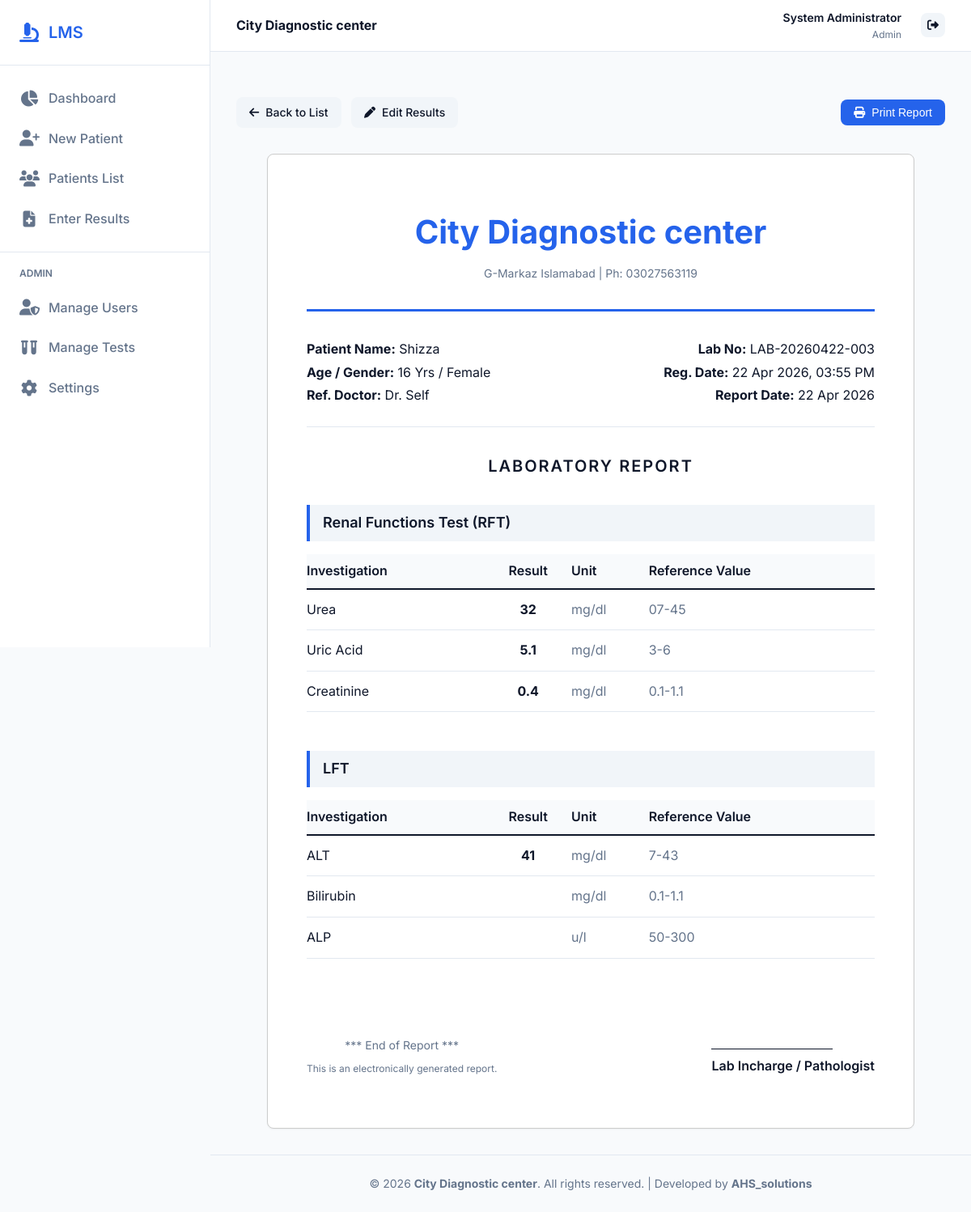
The app's page /patients/4/report (signed in) with its own data.
### models.py (models this page shows)
class Setting(db.Model):
    id = db.Column(db.Integer, primary_key=True)
    key = db.Column(db.String(50), unique=True, nullable=False)
    value = db.Column(db.String(255), nullable=False)

class User(db.Model, UserMixin):
    id = db.Column(db.Integer, primary_key=True)
    username = db.Column(db.String(50), unique=True, nullable=False)
    password_hash = db.Column(db.String(255), nullable=False)
    role = db.Column(db.String(50), nullable=False) # Admin, Receptionist, Lab Technician, Technologist, Pathologist
    name = db.Column(db.String(100), nullable=False)

class Patient(db.Model):
    id = db.Column(db.Integer, primary_key=True)
    lab_number = db.Column(db.String(50), unique=True, nullable=False)
    name = db.Column(db.String(100), nullable=False)
    gender = db.Column(db.String(10), nullable=False)
    age = db.Column(db.Integer, nullable=False)
    contact = db.Column(db.String(20), nullable=True)
    referring_doctor = db.Column(db.String(100), nullable=False)
    registration_date = db.Column(db.DateTime, default=datetime.now)
    tests = db.relationship('PatientTest', backref='patient', lazy=True)

class Test(db.Model):
    id = db.Column(db.Integer, primary_key=True)
    name = db.Column(db.String(100), nullable=False)
    price = db.Column(db.Float, nullable=False)
    parameters = db.relationship('Parameter', backref='test', lazy=True, cascade="all, delete-orphan")
    patient_tests = db.relationship('PatientTest', backref='test', lazy=True)

class Parameter(db.Model):
    id = db.Column(db.Integer, primary_key=True)
    test_id = db.Column(db.Integer, db.ForeignKey('test.id'), nullable=False)
    name = db.Column(db.String(100), nullable=False)
    unit = db.Column(db.String(50), nullable=True)
    normal_range = db.Column(db.String(100), nullable=True)
    notes = db.Column(db.Text, nullable=True)
    results = db.relationship('Result', backref='parameter', lazy=True)

class Result(db.Model):
    id = db.Column(db.Integer, primary_key=True)
    patient_test_id = db.Column(db.Integer, db.ForeignKey('patient_test.id'), nullable=False)
    parameter_id = db.Column(db.Integer, db.ForeignKey('parameter.id'), nullable=False)
    result_value = db.Column(db.String(100), nullable=True)

### app.py (the view)
@app.route('/patients/<int:patient_id>/report')
@login_required
def patient_report(patient_id):
    patient = Patient.query.get_or_404(patient_id)
    report_data = []
    for pt in patient.tests:
        if pt.status == 'Cancelled':
            continue
        test_data = {
            'test_name': pt.test.name,
            'results': []
        }
        for param in pt.test.parameters:
            res = next((r for r in pt.results if r.parameter_id == param.id), None)
            val = res.result_value if res else ''
            is_abnormal = False
            try:
                if val and param.normal_range:
                    parts = param.normal_range.split('-')
                    if len(parts) == 2:
                        min_val = float(parts[0].strip())
                        max_val = float(parts[1].strip())
                        float_val = float(val)
                        if float_val < min_val or float_val > max_val:
                            is_abnormal = True
            except:
                pass # If parsing fails, ignore abnormality highlighting
            test_data['results'].append({
                'parameter_name': param.name,
                'result_value': val,
                'unit': param.unit,
                'normal_range': param.normal_range,
                'is_abnormal': is_abnormal
            })
        report_data.append(test_data)
    return render_template('results/report.html', patient=patient, report_data=report_data)

### app.py (called while the page is built)
@login_manager.user_loader
def load_user(user_id):
    return User.query.get(int(user_id))

@app.context_processor
def inject_globals():
    settings = {}
    try:
        all_settings = Setting.query.all()
        settings = {s.key: s.value for s in all_settings}
    except Exception:
        pass # In case table doesn't exist yet during init
    lab_name = settings.get('lab_name', "Ideal Diagnostic Center")
    lab_address = settings.get('lab_address', "")
    lab_contact = settings.get('lab_contact', "")
    return dict(
        lab_name=lab_name,
        lab_address=lab_address,
        lab_contact=lab_contact,
        current_user=current_user,
        now=datetime.now()
    )

### templates/results/report.html (shortened to what this page needs)
{% extends "base.html" %}
{% block content %}
<div class="no-print" style="margin-bottom: 2rem; display: flex; justify-content: space-between; align-items: center;">
    <div>
        <a href="{{ url_for('results_list') }}" class="btn btn-secondary"><i class="fa-solid fa-arrow-left"></i> Back to List</a>
        <a href="{{ url_for('patient_results', patient_id=patient.id) }}" class="btn btn-secondary" style="margin-left: 0.5rem;"><i class="fa-solid fa-pen"></i> Edit Results</a>
    </div>
    <button onclick="window.print()" class="btn btn-primary"><i class="fa-solid fa-print"></i> Print Report</button>
</div>
<div class="card report-container" style="max-width: 800px; margin: 0 auto; padding: 4rem 3rem; background: white; min-height: 1050px; border: 1px solid #ccc;">
    <div style="text-align: center; border-bottom: 3px solid var(--primary-color); padding-bottom: 2rem; margin-bottom: 2rem;">
        <h1 style="color: var(--primary-color); margin-bottom: 0.5rem; font-size: 2.5rem; font-weight: 700;">{{ lab_name }}</h1>
        <p style="color: var(--text-light); font-size: 0.875rem;">{{ lab_address }} | Ph: {{ lab_contact }}</p>
    </div>
    <div style="display: flex; justify-content: space-between; border-bottom: 1px solid var(--border-color); padding-bottom: 1.5rem; margin-bottom: 2rem; line-height: 1.8;">
        <div style="flex: 1;">
            <p><strong>Patient Name:</strong> {{ patient.name }}</p>
            <p><strong>Age / Gender:</strong> {{ patient.age }} Yrs / {{ patient.gender }}</p>
            <p><strong>Ref. Doctor:</strong> Dr. {{ patient.referring_doctor }}</p>
        </div>
        <div style="flex: 1; text-align: right;">
            <p><strong>Lab No:</strong> {{ patient.lab_number }}</p>
            <p><strong>Reg. Date:</strong> {{ patient.registration_date.strftime('%d %b %Y, %I:%M %p') }}</p>
            <p><strong>Report Date:</strong> {% set current_time = now if now else patient.registration_date %}{{ patient.registration_date.strftime('%d %b %Y') }}</p>
        </div>
    </div>
    <h2 style="text-align: center; margin-bottom: 2rem; text-transform: uppercase; letter-spacing: 2px; font-size: 1.25rem;">Laboratory Report</h2>
    {% for test_data in report_data %}
        <div style="margin-bottom: 3rem;">
            <h3 style="background-color: var(--secondary-color); padding: 0.5rem 1rem; border-left: 4px solid var(--primary-color); margin-bottom: 1rem; font-size: 1.125rem;">{{ test_data.test_name }}</h3>
            <table style="width: 100%; border-collapse: collapse;">
                <thead>
                    <tr style="border-bottom: 2px solid var(--text-dark);">
                        <th style="text-align: left; padding: 0.5rem 0; color: var(--text-dark);">Investigation</th>
                        <th style="text-align: center; padding: 0.5rem 0; color: var(--text-dark);">Result</th>
                        <th style="text-align: left; padding: 0.5rem 0; color: var(--text-dark);">Unit</th>
                        <th style="text-align: left; padding: 0.5rem 0; color: var(--text-dark);">Reference Value</th>
                    </tr>
                </thead>
                <tbody>
                    {% for param in test_data.results %}
                    <tr style="border-bottom: 1px dashed var(--border-color);">
                        <td style="padding: 0.75rem 0;">{{ param.parameter_name }}</td>
                        <td style="text-align: center; padding: 0.75rem 0;">
                            {% if param.is_abnormal %}
                                <strong style="color: var(--danger); font-size: 1.125rem;">{{ param.result_value }}</strong> *
                            {% else %}
                                <strong>{{ param.result_value }}</strong>
                            {% endif %}
                        </td>
                        <td style="padding: 0.75rem 0; color: var(--text-light);">{{ param.unit }}</td>
                        <td style="padding: 0.75rem 0; color: var(--text-light);">{{ param.normal_range }}</td>
                    </tr>
                    {% endfor %}
                </tbody>
            </table>
        </div>
    {% endfor %}
    <div style="margin-top: 6rem; display: flex; justify-content: space-between; align-items: flex-end;">
        <div style="text-align: center; color: var(--text-light); font-size: 0.875rem;">
            <p>*** End of Report ***</p>
            <p style="margin-top: 0.5rem; font-size: 0.75rem;">This is an electronically generated report.</p>
        </div>
        <div style="text-align: center;">
            <div style="border-bottom: 1px solid var(--text-dark); width: 150px; margin-bottom: 0.5rem;"></div>
            <p style="font-weight: 600;">Lab Incharge / Pathologist</p>
        </div>
    </div>
</div>
{% endblock %}

### templates/base.html (shortened to what this page needs)
<!DOCTYPE html>
<html lang="en">
<head>
    <link rel="stylesheet" href="https://cdnjs.cloudflare.com/ajax/libs/font-awesome/6.4.0/css/all.min.css">
    <link rel="stylesheet" href="{{ url_for('static', filename='css/style.css') }}">
</head>
<body>
    <div class="app-container">
        {% if current_user.is_authenticated %}
        <aside class="sidebar no-print">
            <div class="sidebar-header">
                <i class="fa-solid fa-microscope" style="color: var(--primary-color); font-size: 1.5rem;"></i>
                <h2>LMS</h2>
            </div>
            <nav class="sidebar-nav">
                <a href="{{ url_for('dashboard') }}" class="nav-item {% if request.endpoint == 'dashboard' %}active{% endif %}">
                    <i class="fa-solid fa-chart-pie"></i>
                    Dashboard
                </a>
                {% if current_user.role in ['Admin', 'Receptionist'] %}
                <a href="{{ url_for('patient_new') }}" class="nav-item {% if 'patient_new' in request.endpoint %}active{% endif %}">
                    <i class="fa-solid fa-user-plus"></i>
                    New Patient
                </a>
                {% endif %}
                <a href="{{ url_for('results_list') }}" class="nav-item {% if 'results_list' in request.endpoint %}active{% endif %}">
                    <i class="fa-solid fa-users"></i>
                    Patients List
                </a>
                {% if current_user.role in ['Admin', 'Lab Technician', 'Technologist', 'Pathologist'] %}
                <a href="{{ url_for('results_list') }}" class="nav-item {% if 'patient_results' in request.endpoint %}active{% endif %}">
                    <i class="fa-solid fa-file-medical"></i>
                    Enter Results
                </a>
                {% endif %}
                {% if current_user.role == 'Admin' %}
                <div style="border-top: 1px solid var(--border-color); margin: 1rem 0;"></div>
                <div style="padding: 0 1.5rem; font-size: 0.75rem; font-weight: 600; color: var(--text-light); text-transform: uppercase; margin-bottom: 0.5rem;">Admin</div>
                <a href="{{ url_for('manage_users') }}" class="nav-item {% if 'manage_users' in request.endpoint %}active{% endif %}">
                    <i class="fa-solid fa-user-shield"></i>
                    Manage Users
                </a>
                <a href="{{ url_for('test_list') }}" class="nav-item {% if 'test' in request.endpoint %}active{% endif %}">
                    <i class="fa-solid fa-vials"></i>
                    Manage Tests
                </a>
                <a href="{{ url_for('settings') }}" class="nav-item {% if 'settings' in request.endpoint %}active{% endif %}">
                    <i class="fa-solid fa-cog"></i>
                    Settings
                </a>
                {% endif %}
            </nav>
        </aside>
        {% endif %}
        <main class="main-content" {% if not current_user.is_authenticated %}style="margin-left: 0;"{% endif %}>
            {% if current_user.is_authenticated %}
            <header class="topbar no-print">
                <div class="lab-brand">
                    <strong>{{ lab_name }}</strong>
                </div>
                <div class="topbar-actions" style="display: flex; align-items: center; gap: 1.5rem;">
                    <div style="text-align: right;">
                        <div style="font-weight: 600; font-size: 0.875rem;">{{ current_user.name }}</div>
                        <div style="color: var(--text-light); font-size: 0.75rem;">{{ current_user.role }}</div>
                    </div>
                    <a href="{{ url_for('logout') }}" class="btn btn-secondary btn-icon" title="Logout"><i class="fa-solid fa-right-from-bracket"></i></a>
                </div>
            </header>
            {% endif %}
            <div class="content-wrapper">
                {% block content %}{% endblock %}
            </div>
            <footer class="no-print" style="text-align: center; padding: 1.5rem; border-top: 1px solid var(--border-color); color: var(--text-light); font-size: 0.875rem; margin-top: auto;">
                &copy; 2026 <strong>{{ lab_name }}</strong>. All rights reserved. | Developed by <strong>AHS_solutions</strong>
            </footer>
        </main>
    </div>
</body>
</html>

### static/css/style.css (style rules this page uses)
:root { --primary-color: #2563eb; --primary-hover: #1d4ed8; --secondary-color: #f1f5f9; --text-dark: #0f172a; --text-light: #64748b; --bg-light: #f8fafc; --white: #ffffff; --border-color: #e2e8f0; --success: #10b981; --danger: #ef4444; --warning: #f59e0b; --shadow-sm: 0 1px 2px 0 rgb(0 0 0 / 0.05); --shadow-md: 0 4px 6px -1px rgb(0 0 0 / 0.1), 0 2px 4px -2px rgb(0 0 0 / 0.1); --shadow-lg: 0 10px 15px -3px rgb(0 0 0 / 0.1), 0 4px 6px -4px rgb(0 0 0 / 0.1); --border-radius: 8px; --transition: all 0.3s ease; }
* { margin: 0; padding: 0; box-sizing: border-box; }
body { font-family: 'Inter', sans-serif; background-color: var(--bg-light); color: var(--text-dark); line-height: 1.6; }
h1, h2, h3, h4, h5, h6 { font-weight: 600; color: var(--text-dark); margin-bottom: 0.5rem; }
a { color: var(--primary-color); text-decoration: none; transition: var(--transition); }
.app-container { display: flex; min-height: 100vh; }
.sidebar { width: 260px; background-color: var(--white); border-right: 1px solid var(--border-color); display: flex; flex-direction: column; position: fixed; height: 100vh; overflow-y: auto; z-index: 100; }
.sidebar-header { padding: 1.5rem; border-bottom: 1px solid var(--border-color); display: flex; align-items: center; gap: 0.75rem; }
.sidebar-header h2 { font-size: 1.25rem; margin: 0; color: var(--primary-color); }
.sidebar-nav { padding: 1rem 0; flex: 1; }
.nav-item { padding: 0.75rem 1.5rem; display: flex; align-items: center; gap: 0.75rem; color: var(--text-light); font-weight: 500; transition: var(--transition); }
.nav-item i { font-size: 1.25rem; width: 24px; text-align: center; }
.main-content { flex: 1; margin-left: 260px; display: flex; flex-direction: column; }
.topbar { height: 64px; background-color: var(--white); border-bottom: 1px solid var(--border-color); display: flex; align-items: center; justify-content: space-between; padding: 0 2rem; position: sticky; top: 0; z-index: 90; }
.content-wrapper { padding: 2rem; flex: 1; }
.card { background-color: var(--white); border-radius: var(--border-radius); box-shadow: var(--shadow-sm); padding: 1.5rem; margin-bottom: 1.5rem; border: 1px solid var(--border-color); transition: var(--transition); }
.btn { display: inline-flex; align-items: center; justify-content: center; gap: 0.5rem; padding: 0.5rem 1rem; border-radius: var(--border-radius); font-weight: 500; cursor: pointer; transition: var(--transition); border: none; font-size: 0.875rem; }
.btn-primary { background-color: var(--primary-color); color: var(--white); }
.btn-secondary { background-color: var(--secondary-color); color: var(--text-dark); }
.btn-icon { padding: 0.5rem; }
table { width: 100%; border-collapse: collapse; }
th, td { padding: 1rem; text-align: left; border-bottom: 1px solid var(--border-color); }
th { font-weight: 600; color: var(--text-light); background-color: var(--bg-light); }

### records on screen
Setting: value "City Diagnostic center"
User: name "System Administrator", role "Admin"
Setting: value "G-Markaz Islamabad"
Setting: value "03027563119"
Patient: name "Shizza", age "16", gender "Female", referring_doctor "Self", lab_number "LAB-20260422-003", registration_date "22 Apr 2026, 03:55 PM", registration_date "22 Apr 2026"
Test: test_name "Renal Functions Test (RFT)"
Parameter: parameter_name "Urea", unit "mg/dl", normal_range "07-45"
Result: result_value "32"
Parameter: parameter_name "Uric Acid", unit "mg/dl", normal_range "3-6"
Result: result_value "5.1"
Parameter: parameter_name "Creatinine", unit "mg/dl", normal_range "0.1-1.1"
Result: result_value "0.4"
Test: test_name "LFT"
Parameter: parameter_name "ALT", unit "mg/dl", normal_range "7-43"
Result: result_value "41"
Parameter: parameter_name "Bilirubin", unit "mg/dl", normal_range "0.1-1.1"
Parameter: parameter_name "ALP", unit "u/l", normal_range "50-300"
